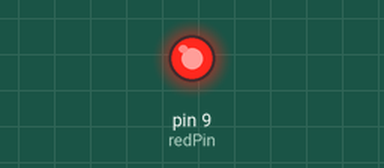
Bench run of a sketch on a simulated Arduino Uno, built with avr-gcc and run on an emulated ATmega328P. On the bench: output pins drawn as LEDs (lit = HIGH).

Above: at 0.05 s.
At 8.0 s:
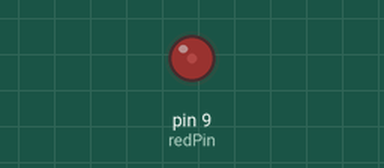
Timing chart, 0 to 10.4 s (numbered marks = the images above):
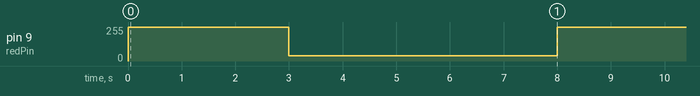

Measured:
- by itself, pin 9 (redPin): alternates 255/255 for 3.0 s and 40/255 for 5.0 s

The sketch:

analog_pins1.ino
```cpp
// C++ code
//variables
int redPin = 9;

void setup()
{
  pinMode(redPin,OUTPUT);
}

void loop()
{
  analogWrite(redPin,255);
  delay(3000); // Wait for 3000 millisecond(s)
  analogWrite(redPin,40);
  delay(5000); // Wait for 5000 millisecond(s)
}
```
